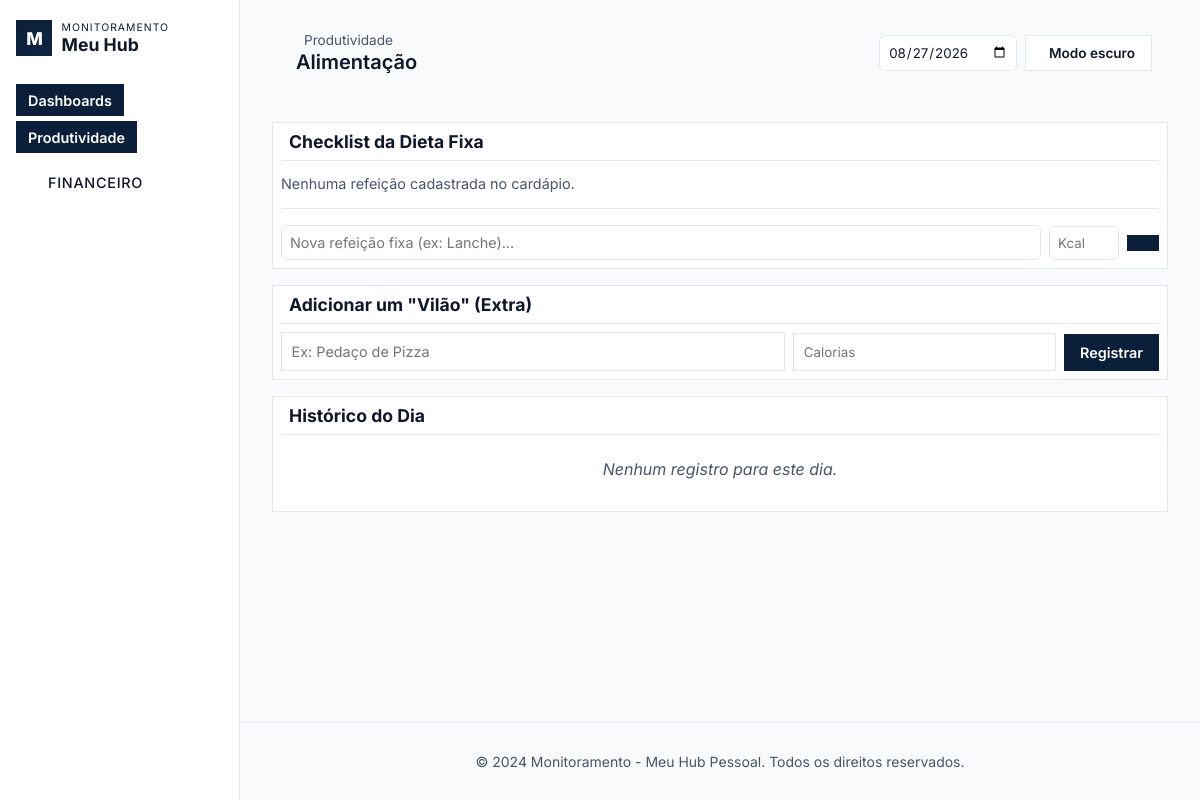
The page /alimentacao on the database as committed earlier.
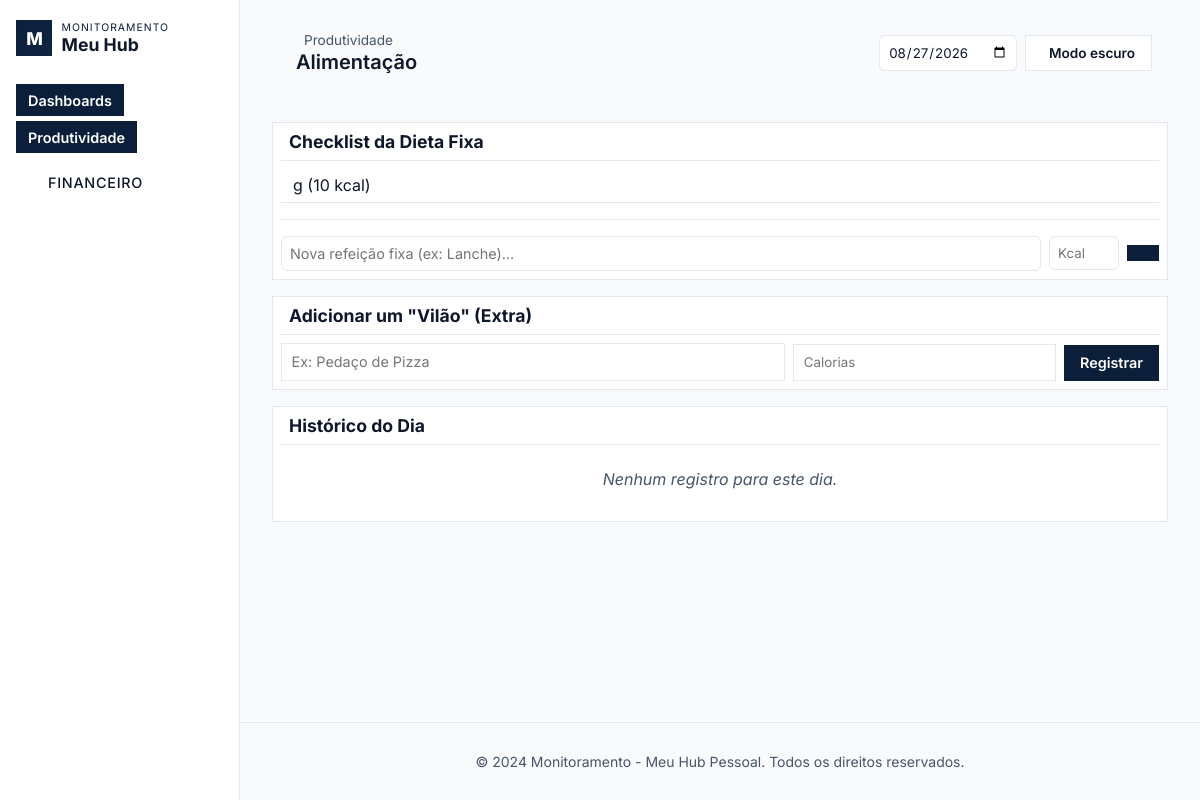
The same page on the database as committed later.
### models.py (models this page shows)
class RefeicaoFixa(db.Model):
    id = db.Column(db.Integer, primary_key=True)
    nome = db.Column(db.String(150), nullable=False)
    calorias = db.Column(db.Integer, nullable=False)

### app.py (the view)
@app.route('/alimentacao')
def alimentacao():
    data_str = request.args.get('data')
    if data_str:
        data_ref = datetime.strptime(data_str, "%Y-%m-%d").date()
    else:
        data_ref = date.today()
        data_str = data_ref.strftime("%Y-%m-%d")
    registros_do_dia = RegistroAlimentacao.query.filter_by(data=data_ref).all()
    dieta_fixa = RefeicaoFixa.query.all()
    refeicoes_logadas = [r.nome for r in registros_do_dia if r.tipo == 'Dieta']
    return render_template('modules/Produtividade/alimentacao.html',
                           data_str=data_str,
                           registros=registros_do_dia,
                           dieta_fixa=dieta_fixa,
                           refeicoes_logadas=refeicoes_logadas)

### templates/modules/Produtividade/alimentacao.html (shortened to what this page needs)
{% extends 'base.html' %}
{% block topbar_title %}
<div class="breadcrumb" style="display:flex; align-items:center; gap:0.5rem; font-size:0.85rem; color:var(--text-secondary);">
     Produtividade
</div>
<h1 style="font-size:1.25rem; margin:0; font-weight:600;">Alimentação</h1>
{% endblock %}
{% block topbar_actions %}
<div style="display: flex; gap: 0.5rem; align-items: center;">
    <form id="dateForm" action="{{ url_for('alimentacao') }}" method="GET" style="display: flex; gap: 0.5rem;">
        <input type="date" name="data" id="dataSelecionada" value="{{ data_str }}" onchange="document.getElementById('dateForm').dispatchEvent(new Event('submit', {cancelable: true, bubbles: true}));" style="padding: 0.5rem; border-radius: 6px; border: 1px solid var(--border-color); background: var(--surface); color: var(--text-primary);">
    </form>
</div>
{% endblock %}
{% block content %}
<link rel="stylesheet" href="{{ url_for('static', filename='produtividade/alimentacao/css/alimentacao.css') }}">
<div class="alimentacao-layout">
    <div class="alimentacao-col">
        <div class="card card-checklist">
            <h2> Checklist da Dieta Fixa</h2>
            {% for refeicao in dieta_fixa %}
            <div class="refeicao-item" style="display:flex; align-items:center;">
                <span class="refeicao-nome">{{ refeicao.nome }} ({{ refeicao.calorias }} kcal)</span>
                <form action="{{ url_for('delete_refeicao_fixa', id=refeicao.id) }}" method="POST" style="margin: 0 0 0 auto;" onsubmit="return confirm('Deseja remover esta refeição do seu cardápio fixo?');" class="ajax-form form-delete-refeicao">
                    <button type="submit" class="btn-icon btn-danger" title="Excluir Refeição Fixa" style="padding: 2px;"></button>
                </form>
            </div>
            {% endfor %}
            {% if not dieta_fixa %}
            <p style="color:var(--text-secondary); font-size:0.9rem;">Nenhuma refeição cadastrada no cardápio.</p>
            {% endif %}
            <hr style="border:0; border-top:1px solid var(--border-color); margin: 1rem 0;">
            <form action="{{ url_for('add_refeicao_fixa') }}" method="POST" style="display:flex; gap:0.5rem; align-items:center;" class="ajax-form form-add-refeicao">
                <input type="text" name="nome" placeholder="Nova refeição fixa (ex: Lanche)..." required style="flex:1; padding:0.5rem; border-radius:6px; border:1px solid var(--border-color); background:var(--surface); color:var(--text-primary);">
                <input type="number" name="calorias" placeholder="Kcal" required min="1" style="width:70px; padding:0.5rem; border-radius:6px; border:1px solid var(--border-color); background:var(--surface); color:var(--text-primary);">
                <button type="submit" class="btn-primary" style="padding:0.5rem 1rem;" title="Adicionar ao cardápio"></button>
            </form>
        </div>
        <div class="card card-vilao">
            <h2> Adicionar um "Vilão" (Extra)</h2>
            <form action="{{ url_for('add_registro_alimentacao') }}" method="POST" class="vilao-form ajax-form form-add-vilao">
                <input type="text" name="nome" placeholder="Ex: Pedaço de Pizza" required>
                <input type="number" name="calorias" placeholder="Calorias" required min="1">
                <button type="submit" class="btn-primary">Registrar</button>
            </form>
        </div>
        <div class="card card-history">
            <h2> Histórico do Dia</h2>
            {% if registros %}
            <div class="table-wrap">
                <table class="history-table">
                    <thead>
                        <tr>
                            <th>Alimento / Refeição</th>
                            <th>Calorias</th>
                            <th>Tipo</th>
                            <th>Ação</th>
                        </tr>
                    </thead>
                    <tbody>
                        {% for item in registros %}
                        <tr>
                            <td>{{ item.nome }}</td>
                            <td>{{ item.calorias }} kcal</td>
                            <td><span class="badge {{ item.tipo|lower }}">{{ item.tipo }}</span></td>
                            <td>
                                <form action="{{ url_for('delete_registro_alimentacao', id=item.id) }}" method="POST" style="margin:0;" class="ajax-form form-delete-registro">
                                    <input type="hidden" name="data" value="{{ data_str }}">
                                    <button type="submit" class="btn-icon btn-danger" title="Excluir"><i class="ph ph-trash"></i></button>
                                </form>
                            </td>
                        </tr>
                        {% endfor %}
                    </tbody>
                </table>
            </div>
            {% else %}
            <p class="empty-state">Nenhum registro para este dia.</p>
            {% endif %}
    </div>
{% endblock %}

### templates/base.html (shortened to what this page needs)
<!DOCTYPE html>
<html lang="pt-BR">
<head>
    <link rel="stylesheet" href="{{ url_for('static', filename='base/css/style.css') }}">
</head>
<body>
    <div class="app-container">
        <nav class="sidebar" id="sidebar" aria-label="Navegação Principal">
            <div class="sidebar-brand">
                <span class="brand-mark" aria-hidden="true">M</span>
                <div>
                    <p class="brand-label">Monitoramento</p>
                    <h2>Meu Hub</h2>
                </div>
            </div>
            <ul class="sidebar-menu" role="menu">
                <li class="sidebar-item" role="menuitem">
                    <button class="sidebar-toggle" id="dashboardsToggle" aria-expanded="false" aria-controls="dashboardsSubmenu">
                        <span>Dashboards</span>
                    </button>
                </li>
                <li class="sidebar-item" role="menuitem">
                    <button class="sidebar-toggle" id="productivityToggle" aria-expanded="false" aria-controls="productivitySubmenu">
                        <span>Produtividade</span>
                    </button>
                </li>
                <li class="sidebar-item" role="menuitem">
                    <a href="{{ url_for('financeiro.index') }}" class="sidebar-link" style="display:flex; align-items:center; gap:1rem; padding:1rem; color:var(--text-color); text-decoration:none; border-radius:8px;">
                        <span>Financeiro</span>
                    </a>
                </li>
            </ul>
        </nav>
        <div class="page-shell">
            <header class="topbar">
                <div class="topbar-title" style="display:flex; flex-direction:column; justify-content:center; gap:2px; margin-left: 0.5rem;">
                    {% block topbar_title %}{% endblock %}
                </div>
                <div class="topbar-actions">
                    {% block topbar_actions %}{% endblock %}
                    <button class="theme-toggle" id="themeToggle" type="button" aria-label="Alternar tema">
                    </button>
                </div>
            </header>
            <main class="content" role="main">
                {% block content %}{% endblock %}
            </main>
            <footer class="footer">
                <p>&copy; 2024 Monitoramento - Meu Hub Pessoal. Todos os direitos reservados.</p>
            </footer>
        </div>
    </div>
</body>
</html>

### static/base/css/style.css (style rules this page uses)
:root { --bg-color: #F8FAFC; --surface: #FFFFFF; --surface-strong: #F1F5F9; --sidebar-bg: #FFFFFF; --text-primary: #0F172A; --text-secondary: #475569; --accent-color: #0B1F3A; --accent-hover: #102542; --success-color: #10B981; --danger-color: #EF4444; --warning-color: #F59E0B; --border-color: #E2E8F0; --shadow: none; --shadow-md: none; --radius: 0px; --radius-sm: 0px; --transition: 0.2s ease; }
* { box-sizing: border-box; font-family: 'Inter', system-ui, sans-serif; }
html { scroll-behavior: smooth; }
body { margin: 0; min-height: 100vh; display: flex; background: var(--bg-color); color: var(--text-primary); transition: background-color var(--transition), color var(--transition); }
.sidebar { position: fixed; top: 0; left: 0; bottom: 0; width: 280px; background: var(--sidebar-bg); border-right: 1px solid var(--border-color); box-shadow: var(--shadow); z-index: 2500; transform: translateX(-100%); transition: transform 0.3s cubic-bezier(0.4, 0, 0.2, 1); padding: 1.5rem 1.25rem; display: flex; flex-direction: column; }
.sidebar-brand { display: flex; align-items: center; gap: 0.6rem; margin-bottom: 0.75rem; }
.brand-mark { width: 36px; height: 36px; border-radius: 0; display: grid; place-items: center; background: linear-gradient(135deg, var(--accent-color), var(--accent-hover)); color: white; font-weight: 800; font-size: 1.1rem; letter-spacing: -1px; }
.brand-label { font-size: 0.65rem; text-transform: uppercase; letter-spacing: 0.1em; margin: 0; color: var(--accent-color); }
.sidebar h2 { margin: 0; font-size: 1.1rem; color: var(--text-primary); }
.sidebar-menu { list-style: none; padding: 0; margin: 1rem 0 0; }
.sidebar-menu li + li { margin-top: 0.3rem; }
.sidebar a { display: flex; align-items: center; gap: 10px; padding: 8px 10px; border-radius: 0; text-decoration: none; color: var(--text-secondary); font-size: 0.9rem; font-weight: 500; text-transform: uppercase; letter-spacing: 0.05em; transition: transform 0.2s ease, background-color 0.2s ease, color 0.2s ease; }
.page-shell { flex: 1; display: flex; flex-direction: column; width: 100%; }
.topbar { display: flex; align-items: center; justify-content: space-between; padding: 1rem 1.5rem 0; margin: 0; background: transparent; border: none; box-shadow: none; }
.topbar-actions { display: flex; align-items: center; gap: 0.5rem; }
.theme-toggle { display: inline-flex; align-items: center; justify-content: center; width: 36px; height: 36px; padding: 0; color: var(--text-primary); background: var(--surface); border: 1px solid var(--border-color); border-radius: 0; cursor: pointer; font-size: 0.95rem; transition: background 0.2s ease, transform 0.2s ease, color 0.2s ease, border-color 0.2s ease; }
.content { flex: 1; padding: 0.5rem 1.5rem 2rem; width: 100%; }
input[type="text"] { flex: 1; min-width: 0; padding: 6px 10px; border: 1px solid var(--border-color); border-radius: 0; outline: none; font-size: 0.9rem; background: var(--surface-strong); color: var(--text-primary); transition: border-color 0.25s ease, box-shadow 0.25s ease; }
button { background-color: var(--accent-color); color: white; border: none; padding: 6px 12px; border-radius: 0; cursor: pointer; font-weight: 600; font-size: 0.9rem; transition: background-color 0.2s ease, transform 0.2s ease, box-shadow 0.2s ease; }
.card { background: var(--surface); padding: 0.75rem; border-radius: 0; border: 1px solid var(--border-color); box-shadow: none; transition: transform 0.25s ease, border-color 0.25s ease; }
@media (min-width: 769px) { body { flex-direction: row; } }
@media (min-width: 769px) { .sidebar { position: -webkit-sticky; position: sticky; top: 0; transform: translateX(0); width: 240px; min-width: 240px; height: 100vh; padding: 1.25rem 1rem; } }
@media (min-width: 769px) { .topbar { margin: 1rem 1.5rem 0; padding: 1rem 1.5rem; } }
@media (min-width: 769px) { .theme-toggle { width: auto; padding: 0.5rem 1rem; font-size: 0.85rem; } }
@media (min-width: 769px) { .content { padding: 1.25rem 1.5rem 2rem; } }

Rows that differ between the two databases and show on the page:
added RefeicaoFixa: nome "g", calorias "10"
Other text that changed with them:
text no longer shown: "Nenhuma refeição cadastrada no cardápio."
